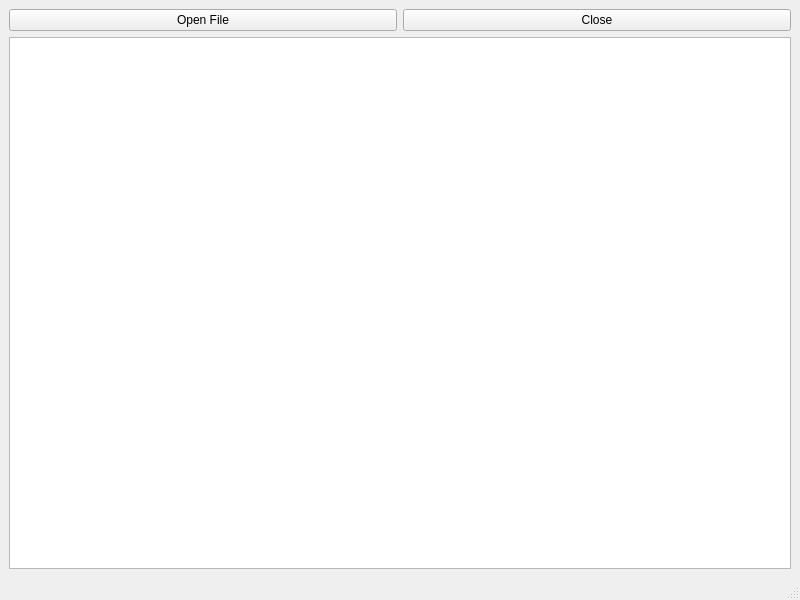
<?xml version="1.0" encoding="UTF-8"?>
<ui version="4.0">
 <class>notepad</class>
 <widget class="QMainWindow" name="notepad">
  <property name="geometry">
   <rect>
    <x>0</x>
    <y>0</y>
    <width>800</width>
    <height>600</height>
   </rect>
  </property>
  <property name="windowTitle">
   <string>MainWindow</string>
  </property>
  <widget class="QWidget" name="centralwidget">
   <layout class="QVBoxLayout" name="verticalLayout_3">
    <item>
     <layout class="QVBoxLayout" name="verticalLayout_2">
      <item>
       <layout class="QHBoxLayout" name="horizontalLayout_3">
        <item>
         <widget class="QPushButton" name="button_open">
          <property name="text">
           <string>Open File</string>
          </property>
         </widget>
        </item>
        <item>
         <widget class="QPushButton" name="button_close">
          <property name="text">
           <string>Close</string>
          </property>
         </widget>
        </item>
       </layout>
      </item>
      <item>
       <widget class="QTextEdit" name="editor_window"/>
      </item>
     </layout>
    </item>
   </layout>
  </widget>
  <widget class="QMenuBar" name="menubar">
   <property name="geometry">
    <rect>
     <x>0</x>
     <y>0</y>
     <width>800</width>
     <height>21</height>
    </rect>
   </property>
  </widget>
  <widget class="QStatusBar" name="statusbar"/>
 </widget>
 <resources/>
 <connections>
  <connection>
   <sender>button_close</sender>
   <signal>clicked()</signal>
   <receiver>notepad</receiver>
   <slot>close()</slot>
   <hints>
    <hint type="sourcelabel">
     <x>595</x>
     <y>43</y>
    </hint>
    <hint type="destinationlabel">
     <x>399</x>
     <y>299</y>
    </hint>
   </hints>
  </connection>
 </connections>
</ui>
